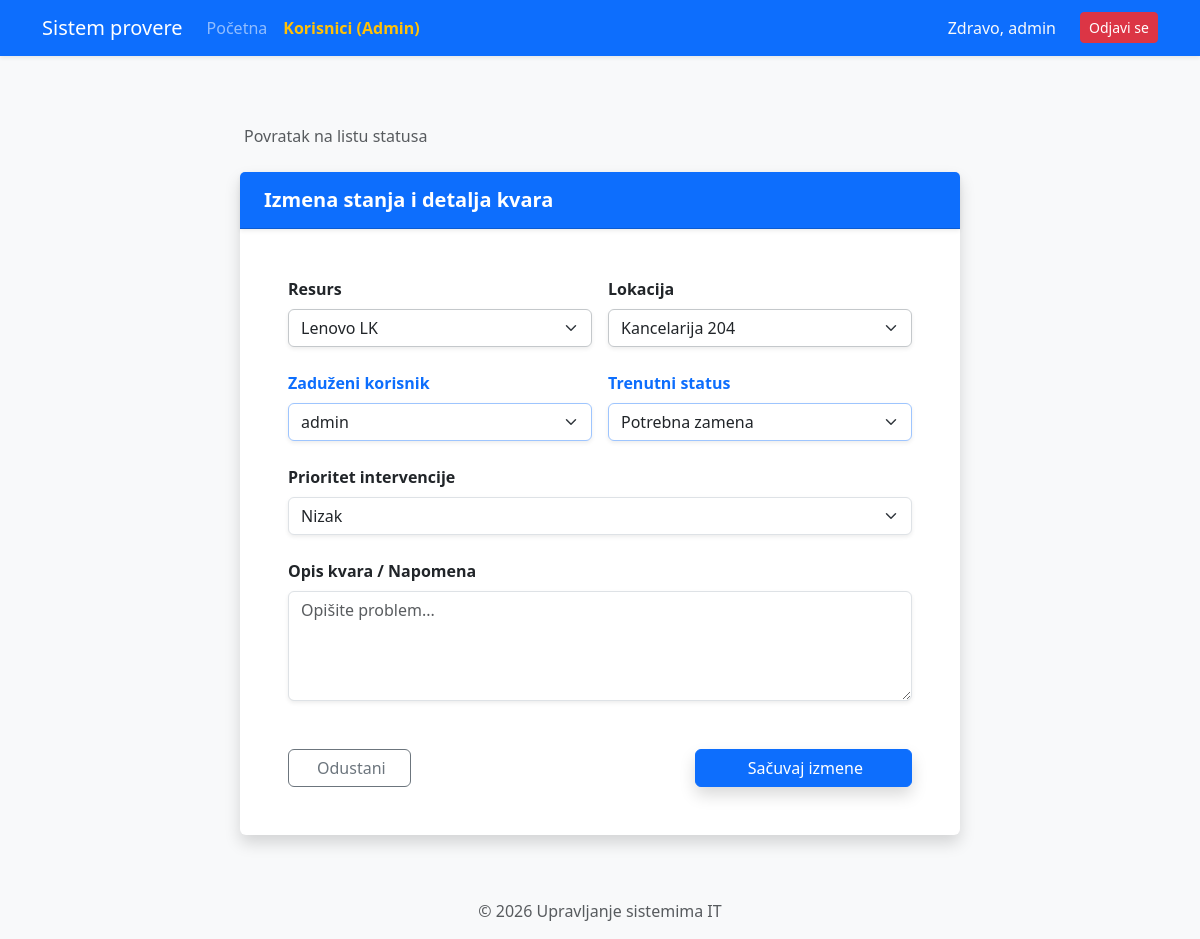
The app's page /izmeni-stanje/31 (signed in) with its own data.
### alchemy_classes.py (models this page shows)
class User(db.Model, UserMixin):
    __tablename__ = "user"
    id: Mapped[int] = mapped_column(Integer, primary_key=True)
    username: Mapped[str] = mapped_column(String(20), unique=True, nullable=False)
    password: Mapped[str] = mapped_column(String(100), nullable=False)
    ime_prezime: Mapped[str] = mapped_column(String(100), nullable=True)
    uloga: Mapped[str] = mapped_column(String(10), default="user")
    zaduzeni_statusi: Mapped[list["StatusResursa"]] = relationship("StatusResursa", back_populates="korisnik")

class StatusResursa(db.Model):
    __tablename__ = "status_resursa"
    id: Mapped[int] = mapped_column(Integer, primary_key=True)
    resurs_id: Mapped[int] = mapped_column(ForeignKey("resurs.id"), nullable=False)
    lokacija_id: Mapped[int] = mapped_column(ForeignKey("lokacija.id"), nullable=False)
    korisnik_id: Mapped[int] = mapped_column(ForeignKey("user.id"), nullable=False) # VEZA SA KORISNIKOM!
    kolicina: Mapped[int] = mapped_column(Integer, default=1)
    status_kvara: Mapped[str] = mapped_column(String(50))
    prioritet: Mapped[str] = mapped_column(String(20))
    opis_problema: Mapped[str] = mapped_column(String(50), nullable=True)
    datum_prijave: Mapped[datetime] = mapped_column(DateTime, default=datetime.utcnow)
    resurs: Mapped["Resurs"] = relationship("Resurs", back_populates="statusi")
    lokacija: Mapped["Lokacija"] = relationship("Lokacija", back_populates="izvestaji")
    korisnik: Mapped["User"] = relationship("User", back_populates="zaduzeni_statusi")

class Resurs(db.Model):
    __tablename__ = "resurs"
    id: Mapped[int] = mapped_column(Integer, primary_key=True)
    naziv: Mapped[str] = mapped_column(String(100), nullable=False)
    tip: Mapped[str] = mapped_column(String(50))
    serijski_broj: Mapped[str] = mapped_column(String(100), unique=True)
    godina_nabavke: Mapped[int] = mapped_column(Integer)
    statusi: Mapped[list["StatusResursa"]] = relationship("StatusResursa", back_populates="resurs")

class Lokacija(db.Model):
    __tablename__ = "lokacija"
    id: Mapped[int] = mapped_column(Integer, primary_key=True)
    naziv: Mapped[str] = mapped_column(String(100), nullable=False)
    sprat: Mapped[str] = mapped_column(String(50), nullable=True)
    odgovorno_lice: Mapped[str] = mapped_column(String(100))
    izvestaji: Mapped[list["StatusResursa"]] = relationship("StatusResursa", back_populates="lokacija")

### main.py (the view, shortened to what this page needs)
@app.route('/izmeni-stanje/<int:stanje_id>', methods=['GET', 'POST'])
@login_required
def izmeni_stanje(stanje_id):
    stanje = StatusResursa.query.get_or_404(stanje_id)
    svi_resursi = Resurs.query.all()
    sve_lokacije = Lokacija.query.all()
    svi_korisnici = User.query.all()
    return render_template('izmeni_stanje.html',
                           stanje=stanje,
                           resursi=svi_resursi,
                           lokacije=sve_lokacije,
                           korisnici=svi_korisnici)

### main.py (called while the page is built)
@login_manager.user_loader
def load_user(user_id):
    return db.get_or_404(User, user_id)

### templates/izmeni_stanje.html (shortened to what this page needs)
{% extends "base.html" %}
{% block content %}
<div class="container py-5">
    <div class="row justify-content-center">
        <div class="col-12 col-lg-8">
            <div class="mb-4">
                <a href="{{ url_for('home') }}" class="text-decoration-none text-muted">
                     Povratak na listu statusa
                </a>
            </div>
            <div class="card shadow border-0">
                <div class="card-header bg-primary text-white py-3 shadow-sm">
                    <h5 class="mb-0 fw-bold">
                         Izmena stanja i detalja kvara
                    </h5>
                </div>
                <div class="card-body p-4 p-md-5">
                    <form method="POST">
                        <div class="row g-3 mb-4">
                            <div class="col-md-6">
                                <label class="form-label fw-bold">Resurs</label>
                                <select name="resurs_id" class="form-select shadow-sm border-secondary-subtle">
                                    {% for r in resursi %}
                                    <option value="{{ r.id }}" {% if r.id == stanje.resurs_id %}selected{% endif %}>{{ r.naziv }}</option>
                                    {% endfor %}
                                </select>
                            </div>
                            <div class="col-md-6">
                                <label class="form-label fw-bold">Lokacija</label>
                                <select name="lokacija_id" class="form-select shadow-sm border-secondary-subtle">
                                    {% for l in lokacije %}
                                    <option value="{{ l.id }}" {% if l.id == stanje.lokacija_id %}selected{% endif %}>{{ l.naziv }}</option>
                                    {% endfor %}
                                </select>
                            </div>
                        </div>
                        <div class="row g-3 mb-4">
                            <div class="col-md-6">
                                <label class="form-label fw-bold text-primary">Zaduženi korisnik</label>
                                <select name="user_id" class="form-select shadow-sm border-primary-subtle">
                                    {% for u in korisnici %}
                                    <option value="{{ u.id }}" {% if u.id == stanje.user_id %}selected{% endif %}>{{ u.username }}</option>
                                    {% endfor %}
                                </select>
                            </div>
                            <div class="col-md-6">
                                <label class="form-label fw-bold text-primary">Trenutni status</label>
                                <select name="status_kvara" class="form-select shadow-sm border-primary-subtle">
                                    <option value="Potrebna zamena" {% if stanje.status_kvara == 'Potrebna zamena' %}selected{% endif %}>Potrebna zamena</option>
                                </select>
                            </div>
                        </div>
                        <div class="mb-4">
                            <label class="form-label fw-bold">Prioritet intervencije</label>
                            <select name="prioritet" class="form-select shadow-sm">
                                <option value="Nizak" {% if stanje.prioritet == 'Nizak' %}selected{% endif %}>Nizak</option>
                            </select>
                        </div>
                        <div class="mb-4">
                            <label class="form-label fw-bold">Opis kvara / Napomena</label>
                            <textarea name="opis_stanja" class="form-control shadow-sm" rows="4" placeholder="Opišite problem...">{{ stanje.opis_stanja }}</textarea>
                        </div>
                        <div class="d-grid d-md-flex justify-content-between mt-5 gap-3">
                            <a href="{{ url_for('home') }}" class="btn btn-outline-secondary px-4 order-2 order-md-1">
                                 Odustani
                            </a>
                            <button type="submit" class="btn btn-primary px-5 shadow order-1 order-md-2">
                                 Sačuvaj izmene
                            </button>
                        </div>
                    </form>
                </div>
            </div>
        </div>
    </div>
</div>
{% endblock %}

### templates/base.html (shortened to what this page needs)
<!DOCTYPE html>
<html lang="sr">
<head>
    {{ bootstrap.load_css() }}
</head>
<body>
    <nav class="navbar navbar-expand-lg navbar-dark bg-primary shadow-sm">
        <div class="container">
            <a class="navbar-brand" href="{{ url_for('home') }}"> Sistem provere</a>
            <div class="collapse navbar-collapse" id="navbarNav">
                <ul class="navbar-nav me-auto">
                    <li class="nav-item">
                        <a class="nav-link" href="{{ url_for('home') }}">Početna</a>
                    </li>
                    {% if current_user.is_authenticated and current_user.uloga == 'admin' %}
                    <li class="nav-item">
                        <a class="nav-link fw-bold text-warning" href="{{ url_for('admin_panel') }}"> Korisnici (Admin)</a>
                    </li>
                    {% endif %}
                </ul>
                <ul class="navbar-nav ms-auto">
                    {% if current_user.is_authenticated %}
                        <li class="nav-item">
                            <span class="nav-link text-light">Zdravo, {{ current_user.username }}</span>
                        </li>
                        <li class="nav-item">
                            <a class="btn btn-danger btn-sm ms-lg-3 mt-1" href="{{ url_for('logout') }}">Odjavi se</a>
                        </li>
                    {% else %}
                        <li class="nav-item">
                            <a class="nav-link" href="{{ url_for('login') }}">Prijava</a>
                        </li>
                    {% endif %}
                </ul>
            </div>
        </div>
    </nav>
    <div class="container">
        {% block content %}{% endblock %}
    </div>
    <footer class="footer mt-auto py-3 bg-light text-center">
        <div class="container">
            <span class="text-muted">© 2026 Upravljanje sistemima IT</span>
        </div>
    </footer>
</body>
</html>
</html>

### templates/base.html (style rules this page uses)
body { background-color: #f8f9fa; }
.navbar { margin-bottom: 20px; }
.footer { margin-top: 40px; padding: 20px; background: #eee; text-align: center; }

### records on screen
User: username "admin"
StatusResursa: resurs_id "Lenovo LK", lokacija_id "Kancelarija 204", status_kvara "Potrebna zamena"

### other values on screen
form field user_id "admin"
